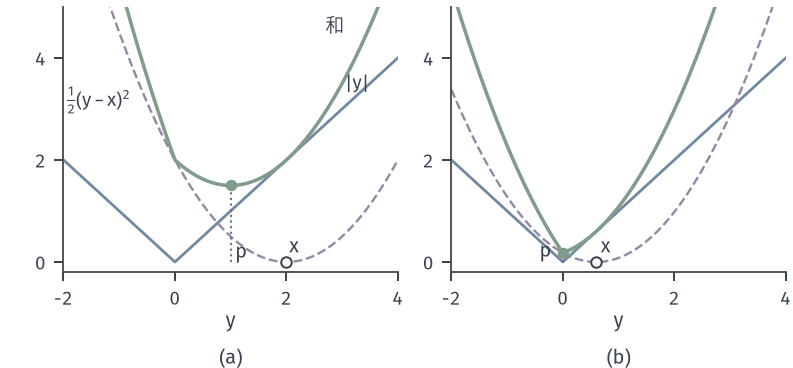

The Python source for this figure:
from pathlib import Path
import sys
ROOT = next(p for p in Path(__file__).resolve().parents if (p/'build.sh').is_file() and (p/'tex/book.tex').is_file())
sys.path.insert(0, str(ROOT/'figures/00-shared/mathematical-preliminaries-upper/00-shared/comprehension-figures'))
from support import figure, save, BLUE, GREEN, YELLOW, RED, PURPLE, INK, MUTED, GRID, BLUE_FILL, GREEN_FILL, YELLOW_FILL, RED_FILL, PURPLE_FILL
import numpy as np
HERE = Path(__file__).resolve().parent
STROKE = '#4C4D4F'
def panel(fig, left, right, top, bottom, wspace=.25, hspace=.2):
    fig.set_layout_engine(None)
    fig.subplots_adjust(left=left, right=right, top=top, bottom=bottom, wspace=wspace, hspace=hspace)
def tag(fig, ax, s, y=None, d=.15):
    p = ax.get_position(); fig.text((p.x0+p.x1)/2, (p.y0-d) if y is None else y, s, ha='center', va='top')
def opt(ax, x=0, y=0, ms=4.8, z=7): ax.plot([x],[y],'o',ms=ms,color=RED,mew=0,zorder=z)
# prox of |y| with alpha=1: x=2 -> p=1；x=0.6 -> p=0。
fig,(A,B)=figure(width_mm=112,height_mm=52,ncols=2)
panel(fig,.08,.99,.98,.26,wspace=.16)
Y=np.linspace(-2,4,901)
for ax,x,p,yl in ((A,2.,1.,(-.2,5)),(B,.6,0.,(-.2,5))):
    ax.plot(Y,abs(Y),color=BLUE,lw=1.1)
    ax.plot(Y,.5*(Y-x)**2,color=PURPLE,lw=.95,ls='--')
    ax.plot(Y,abs(Y)+.5*(Y-x)**2,color=GREEN,lw=1.4)
    ax.plot([x],[0],'o',ms=4.2,mfc='white',mec=INK,mew=.8,zorder=6,clip_on=False)
    v=abs(p)+.5*(p-x)**2;ax.plot([p],[v],'o',color=GREEN,ms=4.6,mew=0,zorder=7)
    ax.plot([p,p],[0,v],color=MUTED,lw=.85,ls=':')
    ax.set_xlim(-2,4);ax.set_ylim(*yl);ax.set_xticks([-2,0,2,4]);ax.set_yticks([0,2,4]);ax.set_xlabel('$y$',labelpad=1)
A.text(2.05,.18,'$x$',color=INK);A.text(1.08,.08,'$p$',color=INK)
A.text(3.05,3.4,'$|y|$',color=INK,fontsize=7.5,ha='left');A.text(-1.95,3.05,'$\\frac{1}{2}(y-x)^2$',color=INK,fontsize=7.5);A.text(2.7,4.5,'和',color=INK,fontsize=7.5)
B.text(.68,.18,'$x$',color=INK);B.text(-.42,.1,'$p$',color=INK)
fig.canvas.draw()
tag(fig,A,'(a)',y=.055);tag(fig,B,'(b)',y=.055)
save(fig,HERE,'figure',{'alpha':1,'cases':[[2,1],[.6,0]]})
